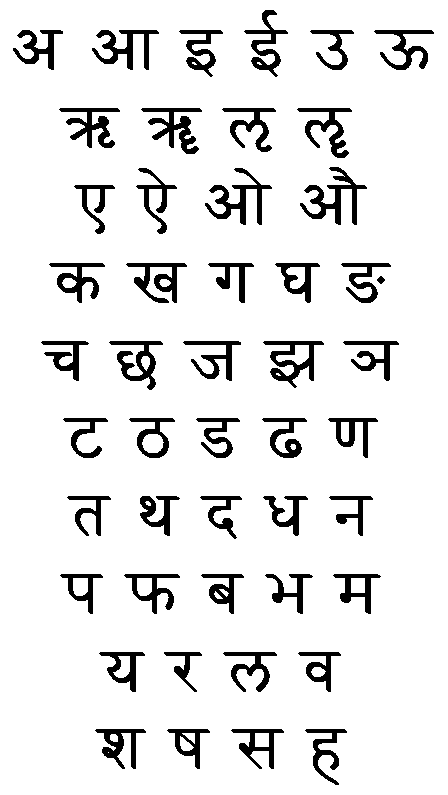
#> input picture ImageProcessing/Test/DevanagariLetters.png, 448 x 795 px, found by its file name
$ python ImageProcessing.py
#> lines starting #> are read from the running program, lines starting #| are printed output that depends on the picture; after the words box and inside, x2 and y2 are one past the last pixel; in counts of white or black regions, pixels touching at a corner belong together
import cv2
import numpy as np
import pytesseract

src = cv2.imread("ImageProcessing/Test/DevanagariLetters.png")
#> src is the input picture: shape (795, 448, 3); 90.6% white; 48 black regions, largest, box (x1, y1, x2, y2) and area: (300, 167, 367, 225) 1150, (205, 168, 272, 225) 1078, (141, 108, 202, 154) 1042
bg = cv2.dilate(src, np.ones((5,5), dtype=np.uint8))
#> bg: shape (795, 448, 3); 98.9% white; black in thin lines or dots, all inside (x1, y1, x2, y2) = (24, 12, 426, 765)
bg = cv2.GaussianBlur(bg, (5,5), 1)
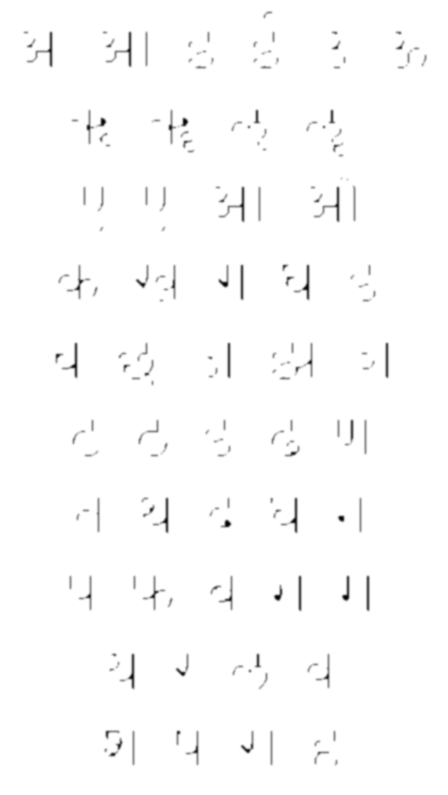
#> bg: shape (795, 448, 3); min 1, max 255, mean 252.2
src_no_bg = 255 - cv2.absdiff(src, bg)
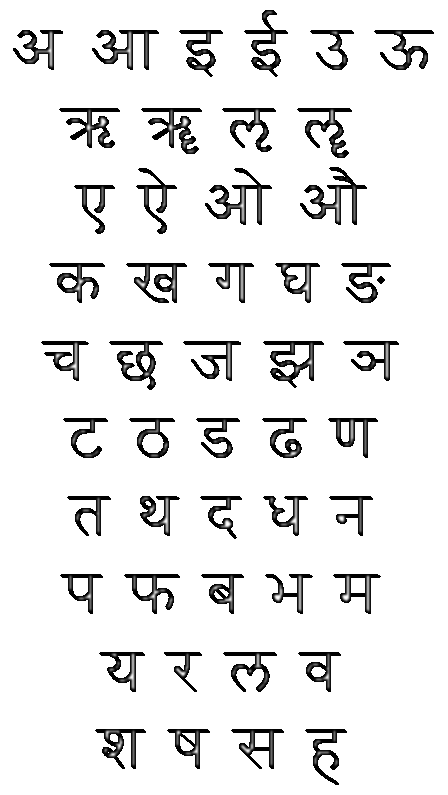
#> src_no_bg: shape (795, 448, 3); min 0, max 255, mean 233.9
gray1 = cv2.cvtColor(src_no_bg, cv2.COLOR_BGR2GRAY)

maxValue = 255
thresh = 160
dim = (src.shape[1] - 15, src.shape[0] - 100 )
#> dim = (433, 695)
retval, dst = cv2.threshold(gray1, thresh, maxValue, cv2.THRESH_BINARY_INV)
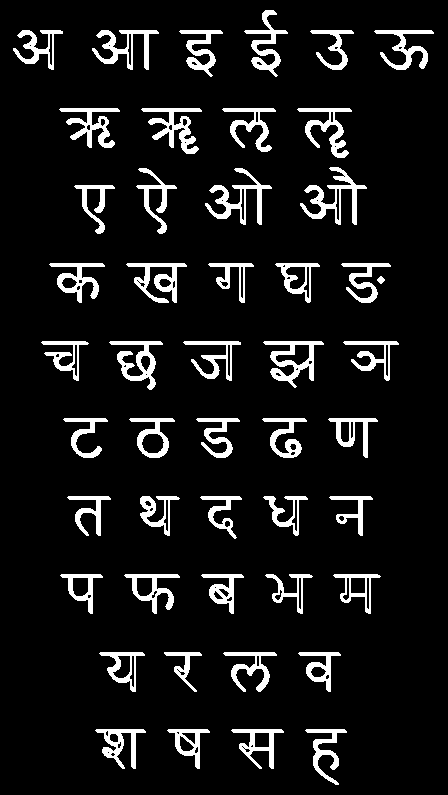
#> dst: shape (795, 448); 9% white; 48 white regions, largest, box (x1, y1, x2, y2) and area: (300, 167, 367, 225) 1085, (263, 341, 324, 388) 1014, (205, 168, 272, 225) 1013
#> retval = 160
ret3,th3 = cv2.threshold(dst,thresh,maxValue,cv2.THRESH_BINARY)
#> ret3 = 160


rect_kernel = cv2.getStructuringElement(cv2.MORPH_RECT, (18, 18))
dilation = cv2.dilate(th3, rect_kernel, iterations = 1)
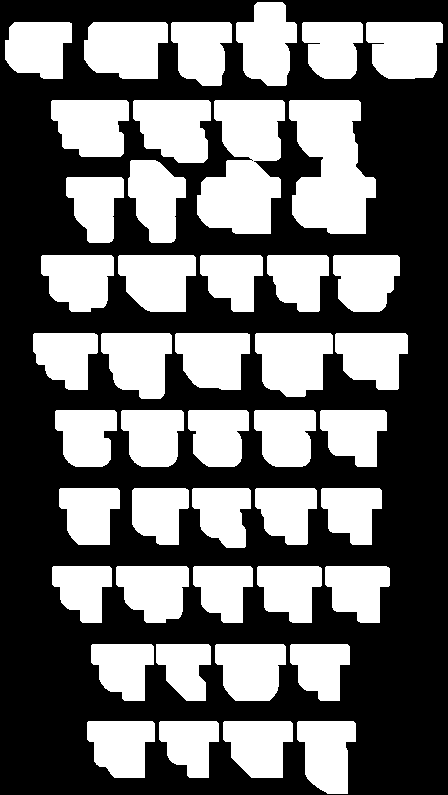
#> dilation: shape (795, 448); 41.5% white; 45 white regions
contours, hierarchy = cv2.findContours(dilation, cv2.RETR_EXTERNAL,
                                                 cv2.CHAIN_APPROX_NONE)
#> contours = 45 contours; largest, box (x1, y1, x2, y2) and area: (289, 100, 376, 234) 8102, (197, 100, 285, 234) 7988, (84, 22, 168, 79) 3922, (255, 333, 333, 397) 3830, (133, 100, 211, 163) 3801
im2 = th3.copy()
i = 0
for contour in contours:
    # Find the bounding box of the contour
    x, y, w, h = cv2.boundingRect(contour)


    # Crop the image
    crop_image = im2[y:y+h, x:x+w]

    # Save the cropped image to a file
    cv2.imwrite("ImageProcessing/Result/ImageCropped/Cropped_{}.png".format(i), crop_image)

    cv2.rectangle(im2, (x, y), (x + w, y + h), (255, 0, 0), 2)

    i += 1
#> this loop made 45 passes
#> (x, y, w, h) on passes 1 to 12: (297, 721, 59, 73), (223, 721, 70, 57), (159, 721, 60, 57), (87, 721, 68, 57), (290, 644, 60, 57), (215, 644, 71, 57), (156, 644, 55, 57), (91, 644, 63, 57), (325, 566, 65, 57), (257, 566, 65, 57), (193, 566, 60, 57), (116, 566, 73, 57)
#> pass 1, `crop_image = im2[y:y+h, x:x+w]`:
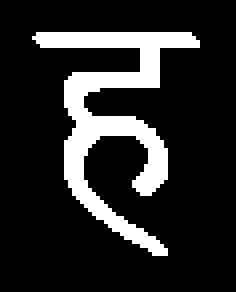
#> crop_image: shape (73, 59) (shown 4 times larger); 15.9% white; 1 white region, box (x1, y1, x2, y2) and area: (8, 8, 50, 64) 686
#> pass 3, `crop_image = im2[y:y+h, x:x+w]`:
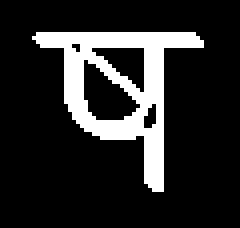
#> crop_image: shape (57, 60) (shown 4 times larger); 16.2% white; 1 white region, box (x1, y1, x2, y2) and area: (8, 8, 51, 48) 553
#> after the loop:
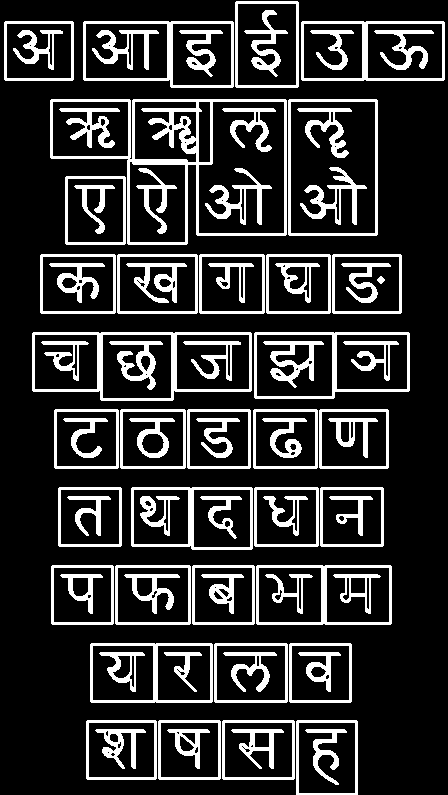
#> im2: shape (795, 448); 18.7% white; 81 white regions, largest, box (x1, y1, x2, y2) and area: (50, 99, 287, 245) 4723, (32, 332, 252, 401) 2334, (83, 21, 234, 88) 1588
#> after the loop, i = 45

cv2.imwrite("ImageProcessing/Result/test.png", im2)
